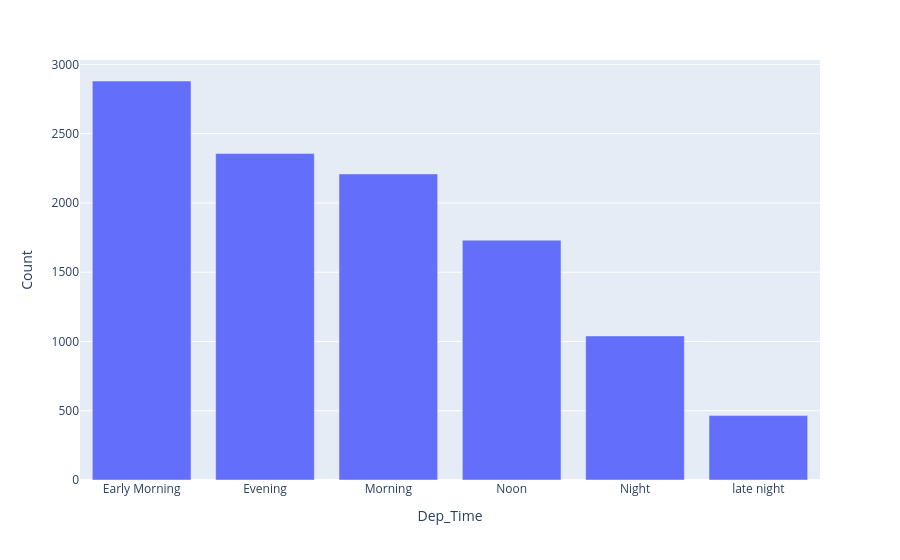

Notebook cell for this chart:
### Code cell
import plotly.express as px

vc = data['Dep_Time_hour'].apply(flight_dep_time).value_counts().reset_index()
vc.columns = ['Dep_Time', 'Count']

fig = px.bar(vc, x='Dep_Time', y='Count')
fig.show()

### Figure 1 — Plotly figure (JSON) as saved in the notebook; plotly's stock layout.template omitted (floating-point values rounded to 4 significant figures)
{"data": [{"alignmentgroup": "True", "hovertemplate": "Dep_Time=%{x}<br>Count=%{y}<extra></extra>", "legendgroup": "", "marker": {"color": "#636efa", "pattern": {"shape": ""}}, "name": "", "offsetgroup": "", "orientation": "v", "showlegend": false, "textposition": "auto", "x": ["Early Morning", "Evening", "Morning", "Noon", "Night", "late night"], "xaxis": "x", "y": [2880, 2357, 2209, 1731, 1040, 465], "yaxis": "y", "type": "bar"}], "layout": {"xaxis": {"anchor": "y", "domain": [0, 1], "title": {"text": "Dep_Time"}}, "yaxis": {"anchor": "x", "domain": [0, 1], "title": {"text": "Count"}}, "legend": {"tracegroupgap": 0}, "margin": {"t": 60}, "barmode": "relative"}}
